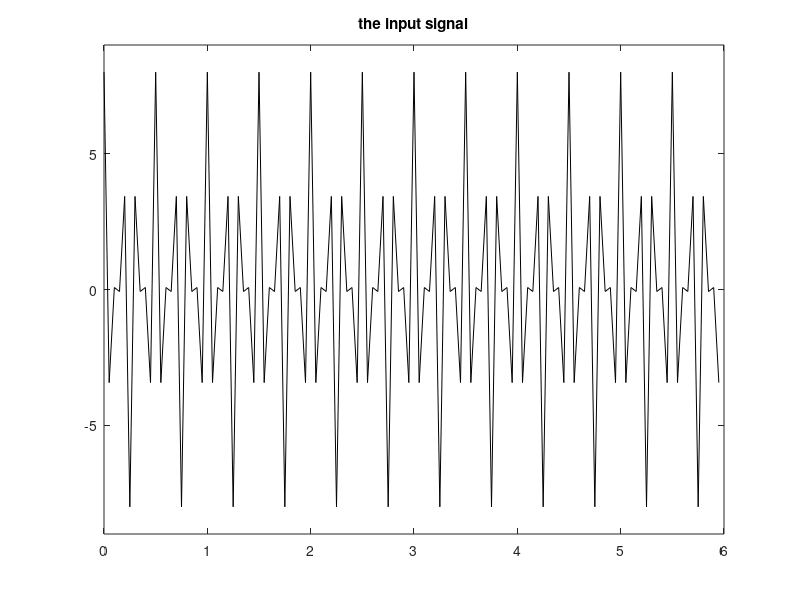
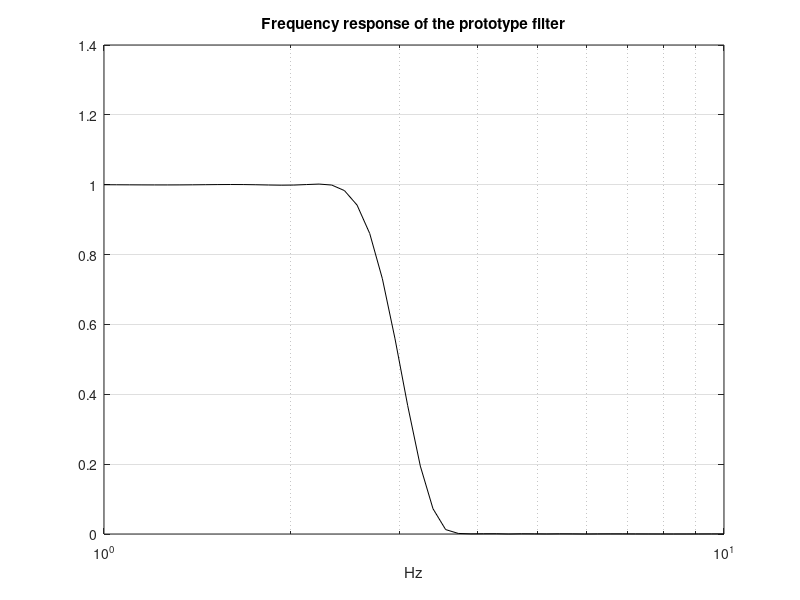
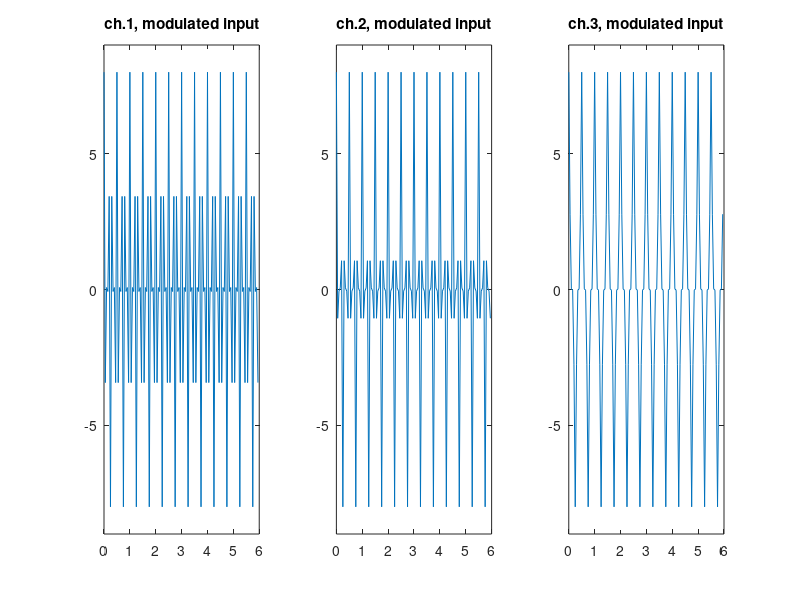
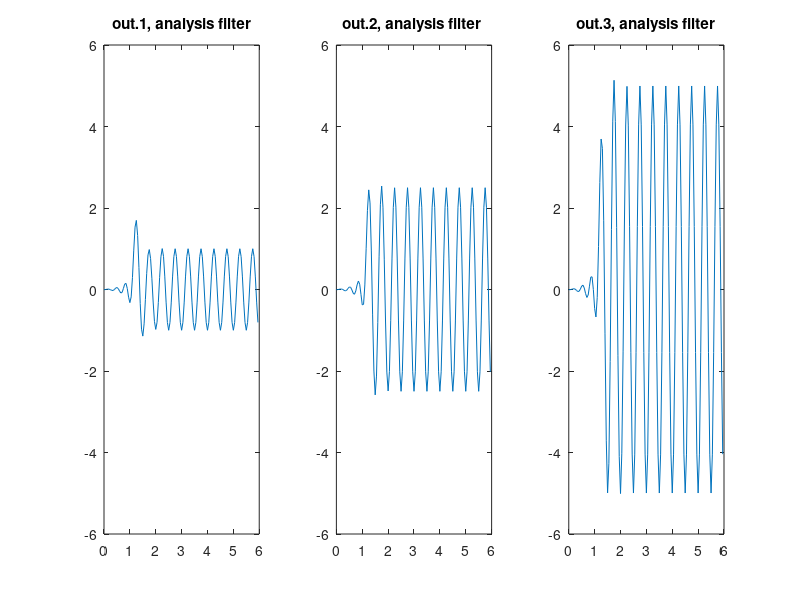

MATLAB code for these plots, in order:
% Modulated analysis and synthesis
fs=20; %sampling frequency
tiv=1/fs; %sampling period
Ns=120; %number of samples
t=0:tiv:((Ns-1)*tiv); %time vector, 
%signal components
y0=cos(2*2*pi*t); 
y1=cos(6*2*pi*t);
y2=cos(10*2*pi*t);
%added signal
y=(1*y0)+(4*y1)+(3*y2);

%prototype filters (Kaiser, FIR)
fc=3/(fs/2); %cut-off frequency at 3 Hz
L=50;beta=5;
hw=kaiser(L+1,beta); %Kaiser window
Hnum=fir1(L,fc,hw); %FIR coeffs
Hden=[1]; %denominator
Fnum=Hnum;
Fden=Hden;

%modulations for 3 filters
m0=y.*exp(-j*(2*pi*0*t));
m1=y.*exp(-j*(2*pi*4*t));
m2=y.*exp(-j*(2*pi*8*t));

%low-pass filtering and decimation
a0=filter(Hnum,Hden,m0); b0=a0(1:3:Ns);
a1=filter(Hnum,Hden,m1); b1=a1(1:3:Ns);
a2=filter(Hnum,Hden,m2); b2=a2(1:3:Ns);

%upsampling
c0=zeros(1,Ns);c1=zeros(1,Ns);c2=zeros(1,Ns);  
c0(1:3:Ns)=b0(1:end);
c1(1:3:Ns)=b1(1:end);
c2(1:3:Ns)=b2(1:end);

%second low-pass filtering
M=3;
d0=M*filter(Fnum,Fden,c0);
d1=M*filter(Fnum,Fden,c1); 
d2=M*filter(Fnum,Fden,c2); 


tp=t-((50)*tiv); %delay compensation
%demodulations for 3 filters
dm0=d0.*exp(j*(2*pi*0*tp));
dm1=d1.*exp(j*(2*pi*4*tp));
dm2=d2.*exp(j*(2*pi*8*tp));

%output
x=dm0+dm1+dm2;

%display
figure(1)
plot(t,real(y),'k');
title('the input signal');
axis([0 6 -9 9]);

figure(2)
ff=logspace(0,1);
G=freqz(Hnum,Hden,ff,fs);
semilogx(ff,abs(G),'k'); grid;
title('Frequency response of the prototype filter');
xlabel('Hz');

figure(3)
subplot(1,3,1)
plot(t,real(m0));
title('ch.1, modulated input');
axis([0 6 -9 9]);
subplot(1,3,2)
plot(t,real(m1));
title('ch.2, modulated input');
axis([0 6 -9 9]);
subplot(1,3,3)
plot(t,real(m2));
title('ch.3, modulated input');
axis([0 6 -9 9]);

figure(4)
subplot(1,3,1)
plot(t,real(a0));
title('out.1, analysis filter');
axis([0 6 -6 6]);
subplot(1,3,2)
plot(t,real(a1));
title('out.2, analysis filter ');
axis([0 6 -6 6]);
subplot(1,3,3)
plot(t,real(a2));
title('out.3, analysis filter');
axis([0 6 -6 6]);

figure(5)
subplot(1,3,1)
plot(t(1:3:Ns),real(b0));
title('decimated 1');
axis([0 6 -6 6]);
subplot(1,3,2)
plot(t(1:3:Ns),real(b1));
title('decimated 2');
axis([0 6 -6 6]);
subplot(1,3,3)
plot(t(1:3:Ns),real(b2));
title('decimated 3');
axis([0 6 -6 6]);

figure(6)
subplot(1,3,1)
plot(t,real(c0));
title('upsampled 1');
axis([0 6 -6 6]);
subplot(1,3,2)
plot(t,real(c1));
title('upsampled 2');
axis([0 6 -6 6]);
subplot(1,3,3)
plot(t,real(c2));
title('upsampled 3');
axis([0 6 -6 6]);

figure(7)
subplot(1,3,1)
plot(t,real(d0));
title('out.1, synthesis filter');
axis([0 6 -6 6]);
subplot(1,3,2)
plot(t,real(d1));
title('out.2, synthesis filter');
axis([0 6 -6 6]);
subplot(1,3,3)
plot(t,real(d2));
title('out.3, synthesis filter');
axis([0 6 -6 6]);

figure(8)
subplot(1,3,1)
plot(t,real(dm0));
title('out.1, demodulation');
axis([0 6 -6 6]);
subplot(1,3,2)
plot(t,real(dm1));
title('out.2, demodulation');
axis([0 6 -6 6]);
subplot(1,3,3)
plot(t,real(dm2));
title('out.3, demodulation');
axis([0 6 -6 6]);

figure(9)
plot(t,real(x),'k');
title('the output signal');
axis([0 6 -9 9]);
